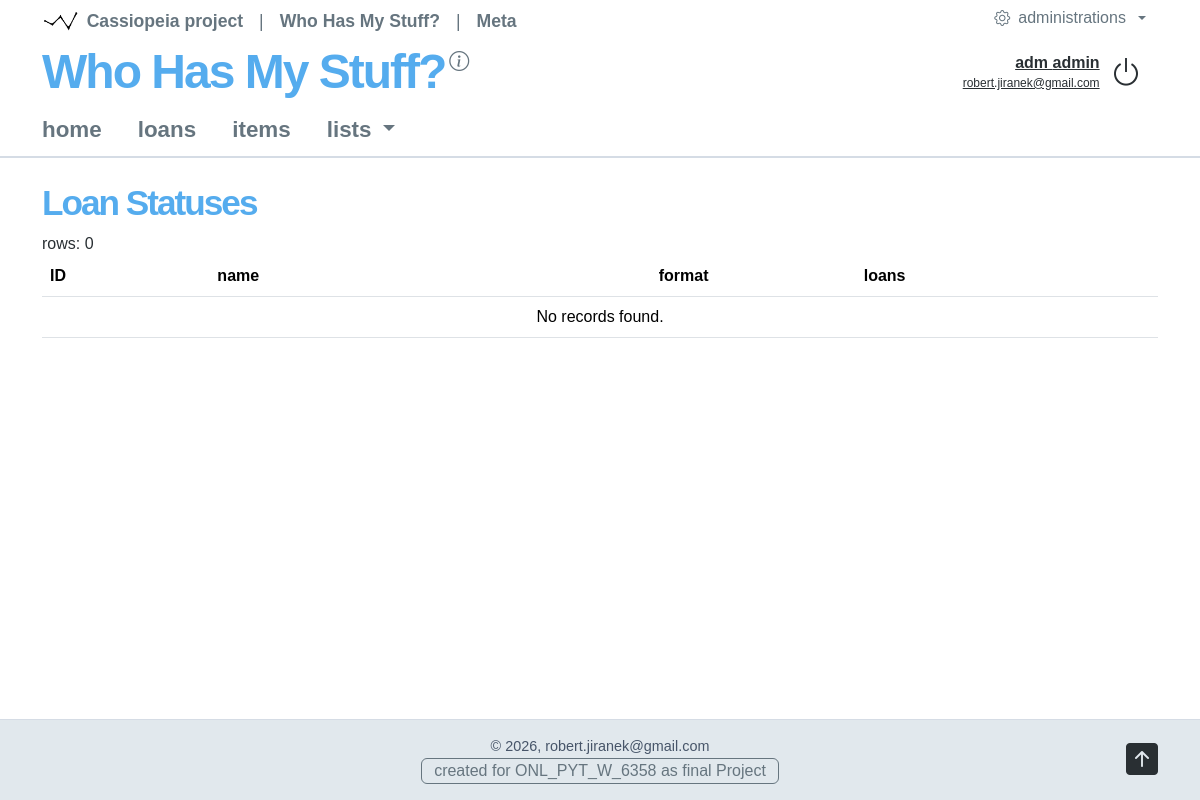
The app's page /whohas/loanstatuses (signed in), older data.
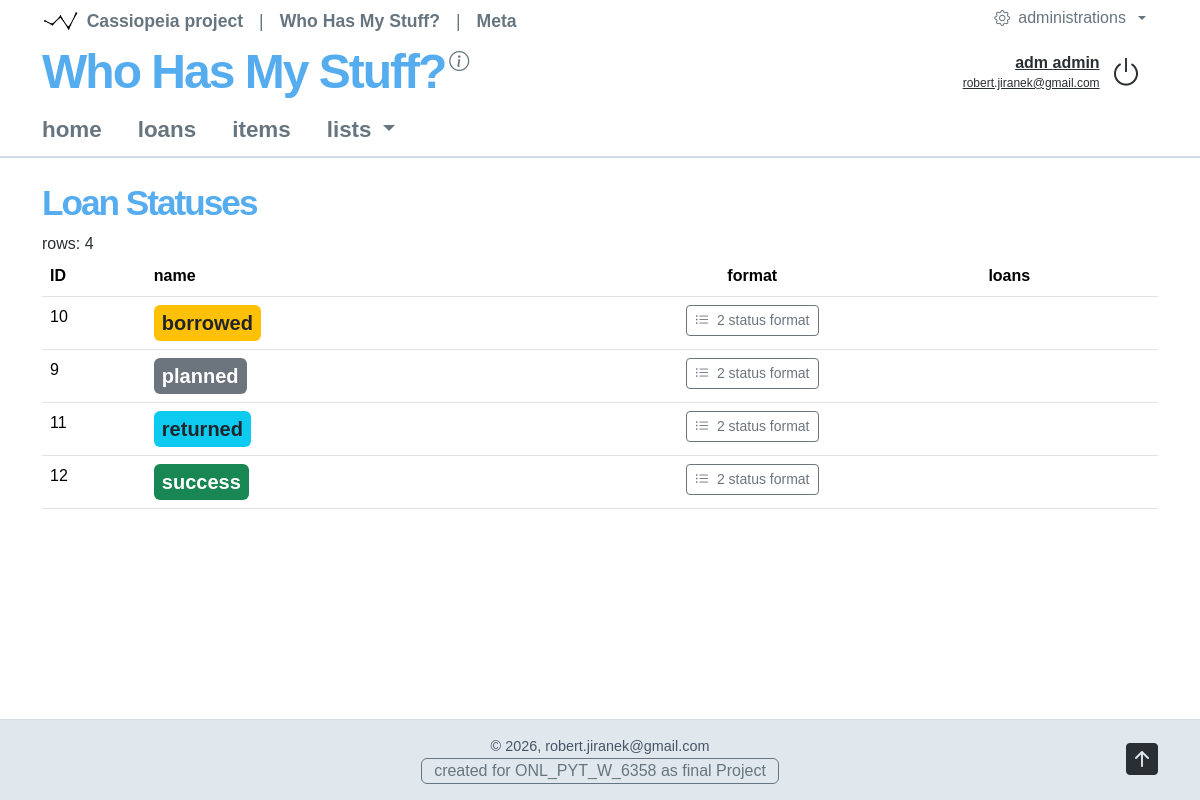
The same page, newer data.
### whohas/models.py (models this page shows, shortened)
class LoanStatuses(models.Model):
     name = models.CharField(max_length=24, null=False, db_index=True)
     format = models.JSONField(default=dict, null=True)

### whohas/views/lists.py (the view)
# urls.py: path('loanstatuses', LoanStatusesView.as_view(), name='loanstatuses'),
class LoanStatusesView(SysAuthNoPermission, View):
    permission_required = "whohas.view_loanstatuses"
    def get(self, request):
        lstatuses = list(
            LoanStatuses.objects.all()
            .prefetch_related("loans")
            .order_by("name", "pk")
        )
        web_data = {
            "loanstatuses": lstatuses,
            "table_rows_count": len(lstatuses),
        }
        return self.page_render(request, "loanstatuses", web_data)

### syscor/views/tools.py (called while the page is built)
    @staticmethod
    def session_clear(request, session_name):
        request.session.pop(session_name, None)
        return True

### syscor/views/web.py (called while the page is built)
    @staticmethod
    def web_application_attribute_get(application_code: str = 'cassiopeia', application_attribut: str = None) -> dict[str, str] | str:
        application_code = application_code.lower()
        attribs = WEB_APPLICATIONS[application_code].copy()
        attribs['application_code'] = application_code
        if application_attribut is None:
            return attribs
        else:
            application_attribut = application_attribut.lower()
            return attribs[application_attribut]

    @staticmethod
    def web_application_module_attribute_get(module_code: str = 'cassiopeia', module_attribut: str = None) -> dict[str, str] | str:
        module_code = module_code.lower()
        attribs = WEB_APPLICATION_MODULES[module_code].copy()
        attribs['module_code'] = module_code
        if module_attribut is None:
            return attribs
        else:
            module_attribut = module_attribut.lower()
            return attribs[module_attribut]

### whohas/templates/loanstatuses.html (shortened to what this page needs)
{% extends "syscor-body.html" %}
{% block content-l2 %}
<h1>{{ web_page_attributes.module_name }}</h1>
<div class="row-cols-sm-3">
    <div>rows: {{ web_data.table_rows_count }}</div>
</div>
<div class="table-responsive">
<table class="table">
    <thead>
    <tr>
        <th>ID</th><th>name</th><th class="text-sm-center">format</th>
        {% if perms.whohas.view_loans %}<th>loans</th>{% endif %}
    </tr>
    </thead>
    <tbody>
    {% for lstatus in web_data.loanstatuses %}
    <tr>
        <td>
            {{ lstatus.id }}
        </td>
        <td>
            {% include "objects/object-loan-status.html" with var_status_name=lstatus.name var_format_bgcolor=lstatus.format.bgcolor var_format_color=lstatus.format.color only %}
        </td>
        <td class="text-sm-center">
            {% with status_id=lstatus.id|stringformat:"s" %}
                {% include "objects/object-table-dictionary.html" with var_id="whohas-status-fotmat-"|add:status_id var_label=" status format" var_dictionary=lstatus.format only %}
            {% endwith %}
        </td>
        {% if perms.whohas.view_loans %}
        <td>
        </td>
        {% endif %}
    </tr>
    {% empty %}
    <tr><td colspan="{% if perms.whohas.view_loans %}4{% else %}3{% endif %}" class="text-center">No records found.</td></tr>
    {% endfor %}
    </tbody>
</table>
</div>
{% endblock %}

### whohas/templates/objects/object-loan-status.html
            <span class="badge fs-5 p-2 {% if var_format_bgcolor %}bg-{{var_format_bgcolor|default:'transparent'}}{% endif %}
                        {% if var_format_color %}text-{{var_format_color|default:'white'}}{% endif %}">
                {{ var_status_name }}
            </span>

### syscor/templates/objects/object-table-dictionary.html (shortened to what this page needs)
{% if var_dictionary %}
    <button type="button"
            class="btn btn-outline-secondary btn-sm"
            data-bs-toggle="modal"
            data-bs-target="#{{ var_id }}">
        <i class="bi bi-list-ul me-1"></i>
        {{ var_dictionary|length }}{% if var_label %}{{ var_label }}{% endif %}
    </button>
{% else %}
    <span class="text-body-secondary">—</span>
{% endif %}

Row changes from the older to the newer data that the page shows:
added LoanStatuses: id "10", name "borrowed", var_dictionary "2", var_label "status format"
added LoanStatuses: id "9", name "planned", var_dictionary "2", var_label "status format"
added LoanStatuses: id "11", name "returned", var_dictionary "2", var_label "status format"
added LoanStatuses: id "12", name "success", var_dictionary "2", var_label "status format"
Text that changed along with them:
{{ web_data.table_rows_count }}: "0" → "4"
text no longer shown: "No records found."
